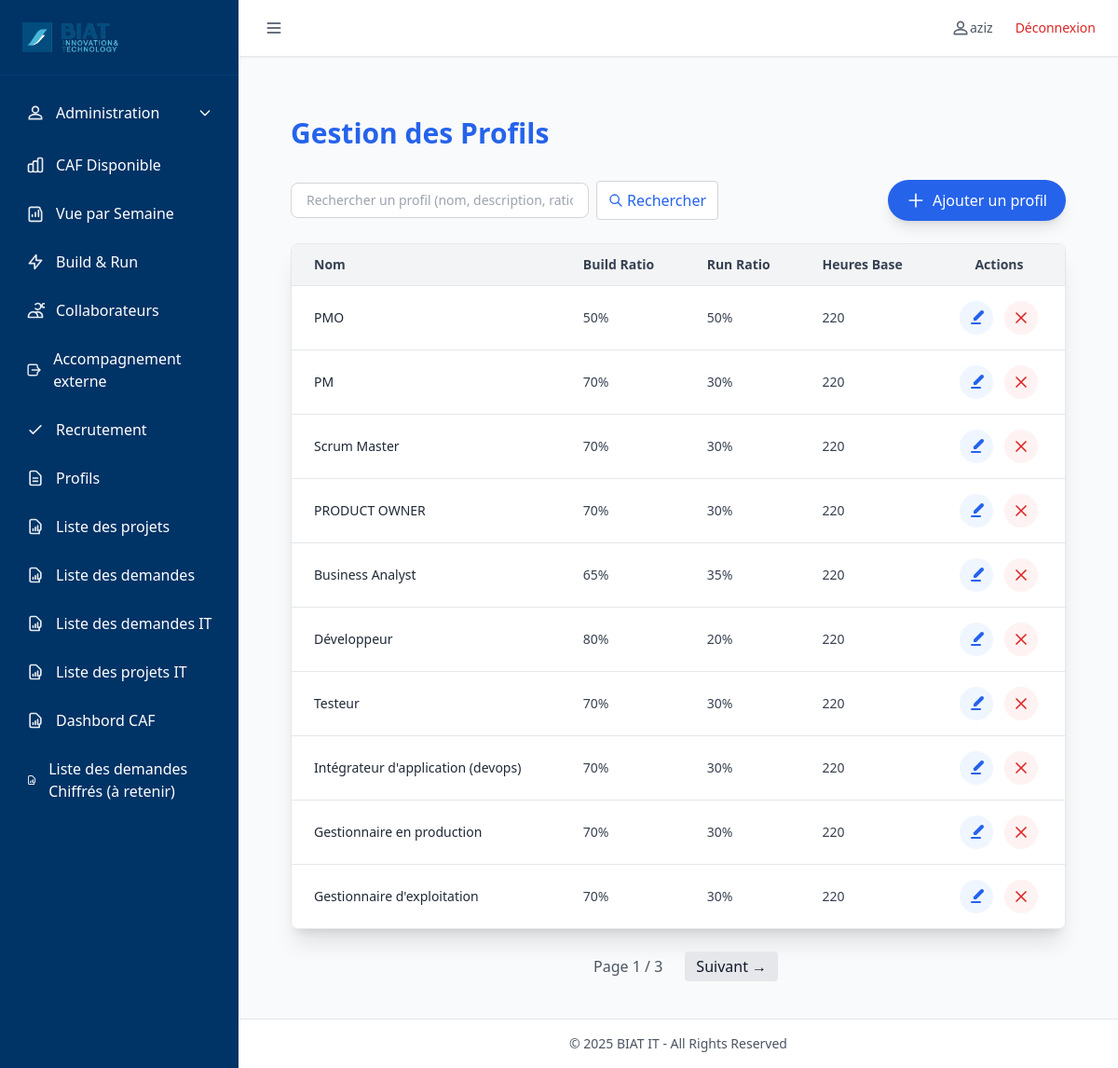
/profils/ (signed in), run on the app's committed database.
### tables this page shows
CREATE TABLE profils (
    id INTEGER PRIMARY KEY AUTOINCREMENT,
    nom TEXT UNIQUE NOT NULL
, heures_base INTEGER DEFAULT 35, build_ratio INTEGER DEFAULT 70, run_ratio INTEGER DEFAULT 30, description TEXT, idate DATETIME, iuser INTEGER, udate DATETIME, uuser INTEGER);

### routes/profils_routes.py (the view, shortened to what this page needs)
@profils_bp.route("/")
def liste_profils():
    q = (request.args.get("q") or "").strip()
    try:
        page = int(request.args.get("page", 1))
    except ValueError:
        page = 1
    per_page = 10
    offset = (page - 1) * per_page
    where = ""
    params = []
    total_row = query_db(f"SELECT COUNT(*) AS c FROM profils {where}", params, one=True)
    total = total_row["c"] if total_row else 0
    total_pages = max(1, ceil(total / per_page))
    if page > total_pages:
        page = total_pages
        offset = (page - 1) * per_page
    profils = query_db(
        f"""
        SELECT id, nom, description, build_ratio, run_ratio, heures_base
        FROM profils
        {where}
        ORDER BY id ASC
        LIMIT ? OFFSET ?
        """,
        params + [per_page, offset]
    )
    return render_template(
        "profils_list.html",
        profils=profils,
        page=page,
        total_pages=total_pages
    )

### utils/db_utils.py (called while the page is built)
def get_connection():
    conn = sqlite3.connect(
        DB_PATH,
        timeout=60,               # ⏱️ Patiente jusqu'à 60s avant "database is locked"
        check_same_thread=False
    )
    conn.row_factory = sqlite3.Row
    conn.execute("PRAGMA journal_mode=WAL;")      # Autorise les écritures concurrentes
    conn.execute("PRAGMA synchronous=NORMAL;")    # Bon compromis vitesse/sécurité
    conn.execute("PRAGMA foreign_keys = ON;")     # Active les clés étrangères
    conn.execute("PRAGMA busy_timeout = 60000;")  # Attend 60s avant d'abandonner une écriture
    return conn

def query_db(query, args=(), one=False, retries=3, delay=1):
    for attempt in range(retries):
        try:
            conn = get_connection()
            cur = conn.execute(query, args)
            rows = cur.fetchall()
            cur.close()
            conn.close()
            return (rows[0] if rows else None) if one else rows
        except sqlite3.OperationalError as e:
            if "locked" in str(e).lower() and attempt < retries - 1:
                time.sleep(delay)
                continue
            raise

### templates/profils_list.html (shortened to what this page needs)
{% extends "base.html" %}
{% block content %}
<div class="max-w-6xl mx-auto px-8 py-10">
  <h1 class="text-3xl font-bold mb-8 text-blue-600">Gestion des Profils</h1>
  <div class="mb-6 flex flex-col md:flex-row md:items-center md:justify-between gap-4">
    <form method="get" action="{{ url_for('profils.liste_profils') }}" class="flex items-center gap-2">
      <input type="text" name="q" value="{{ request.args.get('q','') }}"
             placeholder="Rechercher un profil (nom, description, ratio...)"
             class="border border-gray-300 rounded-lg px-4 py-2 text-sm w-80 focus:ring-blue-400 focus:border-blue-400">
      <button type="submit"
              class="bg-white border border-gray-300 px-3 py-2 rounded text-blue-600 hover:text-blue-800 flex items-center gap-1">
        <svg xmlns="http://www.w3.org/2000/svg" class="w-4 h-4" fill="none" viewBox="0 0 24 24" stroke="currentColor">
          <path stroke-linecap="round" stroke-linejoin="round" stroke-width="2" d="M21 21l-6-6m2-5a7 7 0 11-14 0 7 7 0 0114 0z"/>
        </svg>
        Rechercher
      </button>
    </form>
    <button onclick="openAddModal()"
            class="bg-blue-600 hover:bg-blue-700 text-white px-5 py-2.5 rounded-full shadow-lg flex items-center gap-2">
      <svg xmlns="http://www.w3.org/2000/svg" class="w-5 h-5" fill="none" viewBox="0 0 24 24" stroke="currentColor">
        <path stroke-linecap="round" stroke-linejoin="round" stroke-width="2" d="M12 4v16m8-8H4"/>
      </svg>
      Ajouter un profil
    </button>
  </div>
  <div class="overflow-x-auto shadow-xl rounded-lg border border-gray-200">
    <table class="min-w-full bg-white divide-y divide-gray-200">
      <thead class="bg-gray-100">
        <tr>
          <th class="px-6 py-3 text-left text-sm font-semibold text-gray-700">Nom</th>
          <th class="px-6 py-3 text-left text-sm font-semibold text-gray-700">Build Ratio</th>
          <th class="px-6 py-3 text-left text-sm font-semibold text-gray-700">Run Ratio</th>
          <th class="px-6 py-3 text-left text-sm font-semibold text-gray-700">Heures Base</th>
          <th class="px-6 py-3 text-center text-sm font-semibold text-gray-700">Actions</th>
        </tr>
      </thead>
      <tbody class="divide-y divide-gray-200">
        {% for p in profils %}
        <tr class="hover:bg-gray-50 transition">
          <td class="px-6 py-4 text-sm text-gray-800">{{ p.nom }}</td>
          <td class="px-6 py-4 text-sm text-gray-700">{{ p.build_ratio }}%</td>
          <td class="px-6 py-4 text-sm text-gray-700">{{ p.run_ratio }}%</td>
          <td class="px-6 py-4 text-sm text-gray-700">{{ p.heures_base }}</td>
          <td class="px-6 py-4 text-center">
            <div class="flex items-center justify-center gap-3">
              <button type="button"
                      onclick='openEditModal({{ p.id|tojson }}, {{ p.nom|tojson }}, {{ p.description|tojson }}, {{ p.build_ratio|tojson }}, {{ p.run_ratio|tojson }}, {{ p.heures_base|tojson }})'
                      class="p-2 rounded-full bg-blue-50 hover:bg-blue-100 text-blue-600" title="Modifier">
                <svg xmlns="http://www.w3.org/2000/svg" class="h-5 w-5" fill="currentColor" viewBox="0 0 20 20">
                  <path d="M17.414 2.586a2 2 0 00-2.828 0L7 10.172V13h2.828l7.586-7.586a2 2 0 000-2.828z"/>
                  <path fill-rule="evenodd" d="M4 16a1 1 0 011-1h9a1 1 0 110 2H5a1 1 0 01-1-1z" clip-rule="evenodd"/>
                </svg>
              </button>
              <form method="POST" action="{{ url_for('profils.supprimer_profil', id=p.id) }}" class="inline">
                <button type="submit" onclick="return confirm('Supprimer {{ p.nom }} ?')"
                        class="p-2 rounded-full bg-red-50 hover:bg-red-100 text-red-600" title="Supprimer">
                  <svg xmlns="http://www.w3.org/2000/svg" class="h-5 w-5" fill="none" viewBox="0 0 24 24" stroke="currentColor">
                    <path stroke-linecap="round" stroke-linejoin="round" stroke-width="2"
                          d="M6 18L18 6M6 6l12 12"/>
                  </svg>
                </button>
              </form>
            </div>
          </td>
        </tr>
        {% else %}
        <tr><td colspan="6" class="text-center px-6 py-6 text-gray-500">Aucun profil trouvé.</td></tr>
        {% endfor %}
      </tbody>
    </table>
  </div>
  <div class="flex justify-center items-center gap-2 mt-6">
    <span class="px-4 py-1 text-gray-600">Page {{ page }} / {{ total_pages }}</span>
    {% if page < total_pages %}
    <a href="{{ url_for('profils.liste_profils', page=page+1, q=request.args.get('q','')) }}"
       class="px-3 py-1 bg-gray-200 rounded hover:bg-gray-300 flex items-center gap-1">
       <span>Suivant</span> →
    </a>
    {% endif %}
  </div>
</div>
{% endblock %}

### static/css/styles.css (style rules this page uses)
body { background-color: #f8f9fa; }

### data on the page
profils: nom "PMO", build_ratio "50", run_ratio "50", heures_base "220"
profils: nom "PM", build_ratio "70", run_ratio "30", heures_base "220"
profils: nom "Scrum Master", build_ratio "70", run_ratio "30", heures_base "220"
profils: nom "PRODUCT OWNER", build_ratio "70", run_ratio "30", heures_base "220"
profils: nom "Business Analyst", build_ratio "65", run_ratio "35", heures_base "220"
profils: nom "Développeur", build_ratio "80", run_ratio "20", heures_base "220"
profils: nom "Testeur", build_ratio "70", run_ratio "30", heures_base "220"
profils: nom "Intégrateur d'application (devops)", build_ratio "70", run_ratio "30", heures_base "220"
profils: nom "Gestionnaire en production", build_ratio "70", run_ratio "30", heures_base "220"
profils: nom "Gestionnaire d'exploitation", build_ratio "70", run_ratio "30", heures_base "220"

### other printed values
{{ session.user.username }} "aziz"
{{ page }} "1"
{{ total_pages }} "3"
